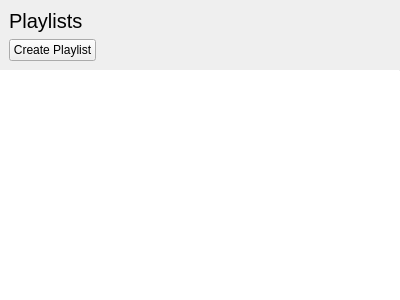
<?xml version="1.0" encoding="UTF-8"?>
<ui version="4.0">
 <class>UserPlaylistsWidget</class>
 <widget class="QWidget" name="UserPlaylistsWidget">
  <property name="geometry">
   <rect>
    <x>0</x>
    <y>0</y>
    <width>400</width>
    <height>300</height>
   </rect>
  </property>
  <property name="windowTitle">
   <string>Form</string>
  </property>
  <layout class="QVBoxLayout" name="verticalLayout">
   <property name="leftMargin">
    <number>0</number>
   </property>
   <property name="topMargin">
    <number>0</number>
   </property>
   <property name="rightMargin">
    <number>0</number>
   </property>
   <property name="bottomMargin">
    <number>0</number>
   </property>
   <item>
    <widget class="tStackedWidget" name="stackedWidget">
     <property name="currentIndex">
      <number>0</number>
     </property>
     <widget class="QWidget" name="mainPage">
      <layout class="QVBoxLayout" name="verticalLayout_3">
       <property name="spacing">
        <number>0</number>
       </property>
       <property name="leftMargin">
        <number>0</number>
       </property>
       <property name="topMargin">
        <number>0</number>
       </property>
       <property name="rightMargin">
        <number>0</number>
       </property>
       <property name="bottomMargin">
        <number>0</number>
       </property>
       <item>
        <widget class="QWidget" name="playlistsTopWidget" native="true">
         <layout class="QVBoxLayout" name="verticalLayout_2">
          <item>
           <widget class="QLabel" name="titleLabel">
            <property name="font">
             <font>
              <pointsize>15</pointsize>
             </font>
            </property>
            <property name="text">
             <string>Playlists</string>
            </property>
           </widget>
          </item>
          <item>
           <layout class="QHBoxLayout" name="horizontalLayout_4">
            <item>
             <widget class="QPushButton" name="createButton">
              <property name="text">
               <string>Create Playlist</string>
              </property>
              <property name="icon">
               <iconset theme="list-add">
                <normaloff>.</normaloff>.</iconset>
              </property>
             </widget>
            </item>
            <item>
             <spacer name="horizontalSpacer_2">
              <property name="orientation">
               <enum>Qt::Horizontal</enum>
              </property>
              <property name="sizeHint" stdset="0">
               <size>
                <width>40</width>
                <height>20</height>
               </size>
              </property>
             </spacer>
            </item>
           </layout>
          </item>
         </layout>
        </widget>
       </item>
       <item>
        <widget class="Line" name="line">
         <property name="maximumSize">
          <size>
           <width>16777215</width>
           <height>1</height>
          </size>
         </property>
         <property name="orientation">
          <enum>Qt::Horizontal</enum>
         </property>
        </widget>
       </item>
       <item>
        <widget class="QListWidget" name="playlistsList">
         <property name="frameShape">
          <enum>QFrame::NoFrame</enum>
         </property>
        </widget>
       </item>
      </layout>
     </widget>
     <widget class="QWidget" name="tracksPage">
      <layout class="QVBoxLayout" name="verticalLayout_5">
       <property name="spacing">
        <number>0</number>
       </property>
       <property name="leftMargin">
        <number>0</number>
       </property>
       <property name="topMargin">
        <number>0</number>
       </property>
       <property name="rightMargin">
        <number>0</number>
       </property>
       <property name="bottomMargin">
        <number>0</number>
       </property>
       <item>
        <widget class="QWidget" name="tracksTopWidget" native="true">
         <layout class="QVBoxLayout" name="verticalLayout_4">
          <property name="spacing">
           <number>0</number>
          </property>
          <property name="leftMargin">
           <number>0</number>
          </property>
          <property name="topMargin">
           <number>0</number>
          </property>
          <property name="rightMargin">
           <number>0</number>
          </property>
          <property name="bottomMargin">
           <number>0</number>
          </property>
          <item>
           <layout class="QHBoxLayout" name="horizontalLayout_2">
            <property name="spacing">
             <number>0</number>
            </property>
            <property name="leftMargin">
             <number>0</number>
            </property>
            <property name="topMargin">
             <number>0</number>
            </property>
            <property name="rightMargin">
             <number>0</number>
            </property>
            <property name="bottomMargin">
             <number>0</number>
            </property>
            <item>
             <widget class="QToolButton" name="backButton">
              <property name="sizePolicy">
               <sizepolicy hsizetype="Preferred" vsizetype="Preferred">
                <horstretch>0</horstretch>
                <verstretch>0</verstretch>
               </sizepolicy>
              </property>
              <property name="text">
               <string notr="true">...</string>
              </property>
              <property name="icon">
               <iconset theme="go-previous">
                <normaloff>.</normaloff>.</iconset>
              </property>
             </widget>
            </item>
            <item>
             <layout class="QHBoxLayout" name="horizontalLayout_3">
              <property name="leftMargin">
               <number>6</number>
              </property>
              <property name="topMargin">
               <number>9</number>
              </property>
              <property name="rightMargin">
               <number>9</number>
              </property>
              <property name="bottomMargin">
               <number>6</number>
              </property>
              <item>
               <widget class="QLabel" name="tracksTitle">
                <property name="sizePolicy">
                 <sizepolicy hsizetype="Expanding" vsizetype="Preferred">
                  <horstretch>0</horstretch>
                  <verstretch>0</verstretch>
                 </sizepolicy>
                </property>
                <property name="font">
                 <font>
                  <pointsize>15</pointsize>
                 </font>
                </property>
                <property name="text">
                 <string>Tracks in Library</string>
                </property>
               </widget>
              </item>
             </layout>
            </item>
           </layout>
          </item>
          <item>
           <layout class="QHBoxLayout" name="horizontalLayout">
            <property name="leftMargin">
             <number>9</number>
            </property>
            <property name="topMargin">
             <number>6</number>
            </property>
            <property name="rightMargin">
             <number>9</number>
            </property>
            <property name="bottomMargin">
             <number>9</number>
            </property>
            <item>
             <widget class="QPushButton" name="enqueueAllButton">
              <property name="text">
               <string>Enqueue All</string>
              </property>
              <property name="icon">
               <iconset theme="view-media-playlist">
                <normaloff>.</normaloff>.</iconset>
              </property>
             </widget>
            </item>
            <item>
             <spacer name="horizontalSpacer">
              <property name="orientation">
               <enum>Qt::Horizontal</enum>
              </property>
              <property name="sizeHint" stdset="0">
               <size>
                <width>40</width>
                <height>20</height>
               </size>
              </property>
             </spacer>
            </item>
            <item>
             <widget class="QPushButton" name="burnButton">
              <property name="text">
               <string>Burn</string>
              </property>
              <property name="icon">
               <iconset theme="tools-media-optical-burn">
                <normaloff>.</normaloff>.</iconset>
              </property>
             </widget>
            </item>
           </layout>
          </item>
         </layout>
        </widget>
       </item>
       <item>
        <widget class="Line" name="line_2">
         <property name="maximumSize">
          <size>
           <width>16777215</width>
           <height>1</height>
          </size>
         </property>
         <property name="orientation">
          <enum>Qt::Horizontal</enum>
         </property>
        </widget>
       </item>
       <item>
        <widget class="LibraryListView" name="tracksList">
         <property name="frameShape">
          <enum>QFrame::NoFrame</enum>
         </property>
        </widget>
       </item>
      </layout>
     </widget>
    </widget>
   </item>
  </layout>
 </widget>
 <customwidgets>
  <customwidget>
   <class>tStackedWidget</class>
   <extends>QStackedWidget</extends>
   <header location="global">tstackedwidget.h</header>
   <container>1</container>
   <slots>
    <signal>switchingFrame(int)</signal>
   </slots>
  </customwidget>
  <customwidget>
   <class>LibraryListView</class>
   <extends>QListView</extends>
   <header>library/librarylistview.h</header>
  </customwidget>
 </customwidgets>
 <resources/>
 <connections/>
</ui>
